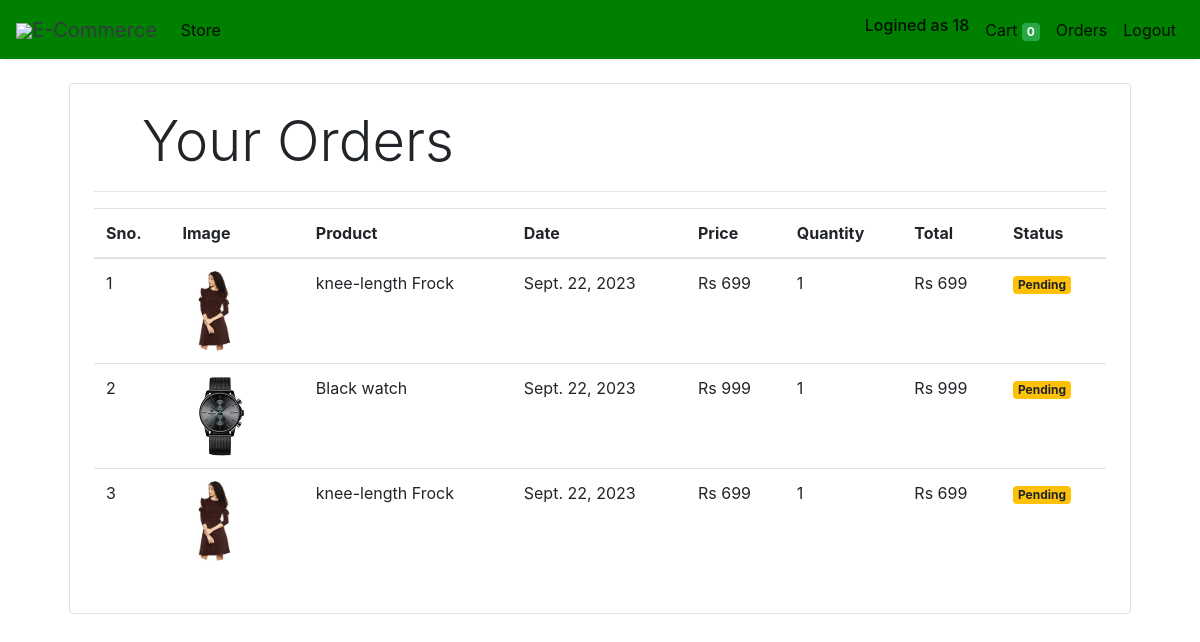
Page /orders (signed in) on the committed database.
### store/models/orders.py (models this page shows, shortened)
class Order(models.Model):
    product = models.ForeignKey(Products,
                                on_delete=models.CASCADE)
    customer = models.ForeignKey(Customer,
                                 on_delete=models.CASCADE)
    quantity = models.IntegerField(default=1)
    price = models.IntegerField()
    address = models.CharField (max_length=50, default='', blank=True)
    phone = models.CharField (max_length=50, default='', blank=True)
    date = models.DateField (default=datetime.datetime.today)
    status = models.BooleanField (default=False)
    @staticmethod
    def get_orders_by_customer(customer_id):
        return Order.objects.filter(customer=customer_id).order_by('-date')

### store/models/product.py (models this page shows, shortened)
class Products(models.Model):
    name = models.CharField(max_length=60)
    price= models.IntegerField(default=0)
    category= models.ForeignKey(Category,on_delete=models.CASCADE,default=1 )
    description= models.CharField(max_length=250, default='', blank=True, null= True)
    image= models.ImageField(upload_to='uploads/products/')

### store/middlewares/auth.py (the view)
    def middleware(request):
        print(request.session.get('customer'))
        returnUrl = request.META['PATH_INFO']
        print(request.META['PATH_INFO'])
        if not request.session.get('customer'):
           return redirect(f'login?return_url={returnUrl}')
        response = get_response(request)
        return response

### store/templatetags/custom_filter.py (called while the page is built)
@register.filter(name='currency')
def currency(number):
    return "Rs "+str(number)

@register.filter(name='multiply')
def multiply(number , number1):
    return number * number1

### store/views/orders.py (called while the page is built)
    def get(self , request ):
        customer = request.session.get('customer')
        orders = Order.get_orders_by_customer(customer)
        print(orders)
        return render(request , 'orders.html'  , {'orders' : orders})

### store/templates/orders.html
{% extends 'base.html' %}
{% block content %}
{% load cart %}
{% load custom_filter %}
<div class="container">
   <div class="border rounded p-4 m-4">
        <p class="display-4 pl-4 ml-4">Your Orders</p>
        <hr>
        <table class="table">
            <thead>
                <tr>
                    <th>Sno.</th>
                    <th>Image</th>
                    <th>Product</th>
                    <th>Date</th>
                    <th>Price</th>
                    <th>Quantity</th>
                    <th>Total</th>
                    <th>Status</th>
                </tr>
            </thead>
            <tbody>
                {% for order in orders %}
                <tr>
                    <td>{{forloop.counter}}</td>
                    <td><img style="height: 80px;" class="rounded-circle" src="{{order.product.image.url}}" alt=""></td>
                    <td>{{order.product.name}}</td>
                    <td>{{order.date}}</td>
                    <td>{{order.price|currency}}</td>
                    <td>{{order.quantity}}</td>
                    <td>{{order.quantity|multiply:order.price|currency}}</td>
                    {% if order.status %}
                    <td><small class="badge badge-success">Completed</small></td>
                    {%else%}
                    <td><small class="badge badge-warning">Pending</small></td>
                    {% endif %}
                </tr>
                {% endfor %}
            </tbody>
        </table>
   </div>
</div>
{% endblock %}

### store/templates/base.html (shortened to what this page needs)
<!doctype html>
<html lang="en">
<head>
  <link rel="stylesheet" href="https://maxcdn.bootstrapcdn.com/bootstrap/4.0.0/css/bootstrap.min.css"
>
</head>
<body>
<nav class="one-edge-shadow
  navbar navbar-light
  sticky-top navbar
  navbar-expand-lg
  text-white">
    <a class="navbar-brand ms-3 text-dark " href="/">
    <link rel="stylesheet" href="https://use.fontawesome.com/releases/v5.7.0/css/all.css">
    <img src="https://www.freepnglogos.com/uploads/shopping-cart-png/shopping-cart-svg-png-icon-download-28.png" style="width:50px;height:50px,color:text-light;">E-Commerce</a>
    <div class="collapse navbar-collapse" id="navbarSupportedContent">
      <ul class="navbar-nav mr-auto">
        <li class="nav-item active">
          <a class="nav-link" href="/store">Store <span class="sr-only">(current)</span></a>
        </li>
          </ul>
        {% if request.session.customer %}
        <ul class=" navbar-nav my-2 my-lg-0">
          <li class="nav-item active ">
            <h6 class="nav-link">Logined as {{ request.session.customer }}<span class="sr-only">(current)</span></h6>
          </li>
        </ul>
        {% endif %}
      <ul class=" navbar-nav my-2 my-lg-0">
        <li class="nav-item active">
          <a class="nav-link" href="/cart">Cart
            <span class="badge badge-success"> {{request.session.cart.keys|length}}</span>
            <span class="sr-only">(current)</span></a>
        </li>
        {% if request.session.customer %}
        <li class="nav-item active ">
          <a class="nav-link" href="/orders">Orders<span class="sr-only">(current)</span></a>
        </li>
        <li class="nav-item active ">
          <a class="nav-link" href="/logout">Logout<span class="sr-only">(current)</span></a>
        </li>
        {% endif %}
      </ul>
    </div>
  </nav>
  {% block content %}{% endblock %}
</body>
</html>

### store/templates/base.html (style rules this page uses)
nav { background-color: green; }
.one-edge-shadow { box-shadow: 0 8px 2px -5px rgb(246, 245, 245); }

### rows in the picture
Order: product.image (picture), product.name "knee-length Frock", date "Sept. 22, 2023", price "Rs 699", quantity "1", quantity|multiply "Rs 699", status "Pending"
Order: product.image (picture), product.name "Black watch", date "Sept. 22, 2023", price "Rs 999", quantity "1", quantity|multiply "Rs 999", status "Pending"
Order: product.image (picture), product.name "knee-length Frock", date "Sept. 22, 2023", price "Rs 699", quantity "1", quantity|multiply "Rs 699", status "Pending"

### other values in the picture
{{ request.session.customer }} "18"
{{ request.session.cart.keys|length }} "0"
